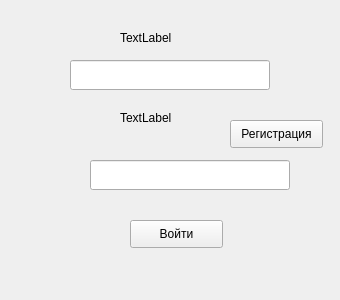
<?xml version="1.0" encoding="UTF-8"?>
<ui version="4.0">
 <class>LoginWindow</class>
 <widget class="QWidget" name="LoginWindow">
  <property name="geometry">
   <rect>
    <x>0</x>
    <y>0</y>
    <width>340</width>
    <height>300</height>
   </rect>
  </property>
  <property name="windowTitle">
   <string>Form</string>
  </property>
  <widget class="QPushButton" name="pushLogin">
   <property name="geometry">
    <rect>
     <x>130</x>
     <y>220</y>
     <width>93</width>
     <height>28</height>
    </rect>
   </property>
   <property name="text">
    <string>Войти</string>
   </property>
  </widget>
  <widget class="QLineEdit" name="Login">
   <property name="geometry">
    <rect>
     <x>70</x>
     <y>60</y>
     <width>200</width>
     <height>30</height>
    </rect>
   </property>
  </widget>
  <widget class="QLineEdit" name="lineEdit_2">
   <property name="geometry">
    <rect>
     <x>90</x>
     <y>160</y>
     <width>200</width>
     <height>30</height>
    </rect>
   </property>
  </widget>
  <widget class="QLabel" name="label">
   <property name="geometry">
    <rect>
     <x>120</x>
     <y>30</y>
     <width>55</width>
     <height>16</height>
    </rect>
   </property>
   <property name="text">
    <string>TextLabel</string>
   </property>
  </widget>
  <widget class="QLabel" name="label_2">
   <property name="geometry">
    <rect>
     <x>120</x>
     <y>110</y>
     <width>55</width>
     <height>16</height>
    </rect>
   </property>
   <property name="text">
    <string>TextLabel</string>
   </property>
  </widget>
  <widget class="QPushButton" name="pushReg">
   <property name="geometry">
    <rect>
     <x>230</x>
     <y>120</y>
     <width>93</width>
     <height>28</height>
    </rect>
   </property>
   <property name="text">
    <string>Регистрация</string>
   </property>
  </widget>
 </widget>
 <resources/>
 <connections/>
</ui>
